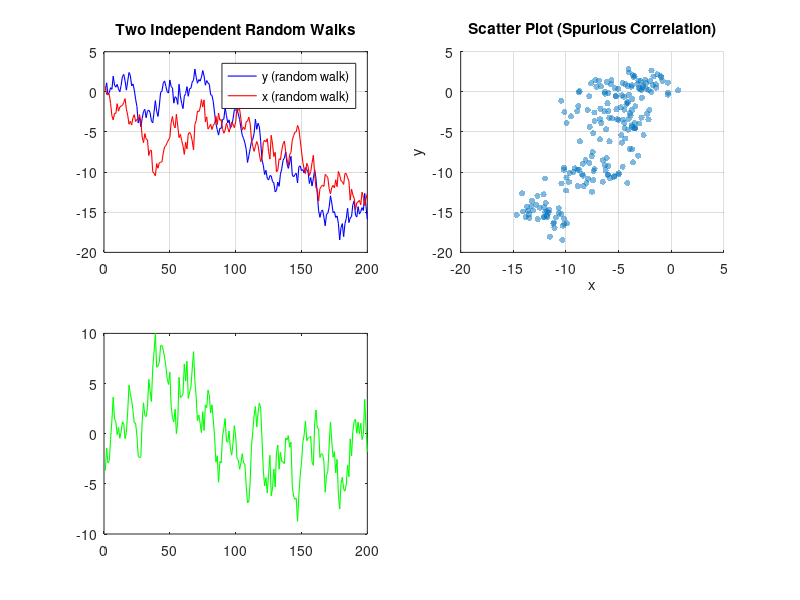

Recreate this plot in MATLAB. (Note: this script raises an error after producing the figure.)
%% Example 2: Spurious Regression and Error Correction Models
% =========================================================================
% This example demonstrates:
% 1. The spurious regression problem with independent I(1) series
% 2. Cointegration testing using Engle-Granger method
% 3. Error Correction Model estimation and interpretation
%
% Note: random draws differ from Python due to different RNG implementations.
% Required Toolboxes: Econometrics Toolbox, Statistics Toolbox
% Author: Alessia Paccagnini
% Textbook: Macroeconometrics
% =========================================================================

clear; clc; close all;

% =========================================================================
% DATA SOURCE SWITCH
% Set USE_PYTHON_DATA = true  → load ex2_data.csv (generated by Python)
%                                 Part B results match the textbook exactly
% Set USE_PYTHON_DATA = false → simulate data in MATLAB (rng(456))
%                                 results follow same DGP but differ numerically
% Note: Part A (spurious regression) always uses MATLAB RNG — exact numbers
%       don't matter there since any two independent random walks make the point.
% =========================================================================
USE_PYTHON_DATA = true;   % <-- CHANGE THIS FLAG

n = 200;

fprintf('======================================================================\n');
fprintf('EXAMPLE 2: SPURIOUS REGRESSION AND ERROR CORRECTION MODELS\n');
fprintf('======================================================================\n');

%% Part A: SPURIOUS REGRESSION
% =========================================================================
fprintf('\n======================================================================\n');
fprintf('PART A: SPURIOUS REGRESSION PROBLEM\n');
fprintf('======================================================================\n');

% Generate two INDEPENDENT random walks
% Part A is always simulated in MATLAB - any two independent random walks
% demonstrate the spurious regression problem equally well.
rng(123);
eps1 = randn(n, 1);
eps2 = randn(n, 1);

y_spurious = cumsum(eps1);  % Random walk 1
x_spurious = cumsum(eps2);  % Random walk 2 (independent!)

fprintf('\nData Generation:\n');
fprintf('    y_t = y_{t-1} + e1_t  (Random Walk)\n');
fprintf('    x_t = x_{t-1} + e2_t  (Random Walk, INDEPENDENT of y)\n');
fprintf('    By construction, there is NO relationship between y and x!\n');

% Plot the spurious data
figure('Position', [100, 100, 1000, 700]);

subplot(2,2,1);
plot(y_spurious, 'b-', 'LineWidth', 0.8);
hold on;
plot(x_spurious, 'r-', 'LineWidth', 0.8);
title('Two Independent Random Walks', 'FontWeight', 'bold');
legend('y (random walk)', 'x (random walk)');
grid on;

subplot(2,2,2);
scatter(x_spurious, y_spurious, 20, 'filled', 'MarkerFaceAlpha', 0.5);
xlabel('x'); ylabel('y');
title('Scatter Plot (Spurious Correlation)', 'FontWeight', 'bold');
grid on;

% Run the spurious regression
X_spur = [ones(n,1), x_spurious];
[b_spur, ~, resid_spur, ~, stats_spur] = regress(y_spurious, X_spur);

% Calculate t-statistic manually
se_beta = sqrt(stats_spur(4) * inv(X_spur' * X_spur));
t_stat = b_spur(2) / se_beta(2,2);
p_val = 2 * (1 - tcdf(abs(t_stat), n-2));

% Durbin-Watson statistic
dw = sum(diff(resid_spur).^2) / sum(resid_spur.^2);

fprintf('\n--------------------------------------------------\n');
fprintf('SPURIOUS REGRESSION: y_t = a + b*x_t + u_t\n');
fprintf('--------------------------------------------------\n');
fprintf('    b coefficient: %.4f\n', b_spur(2));
fprintf('    t-statistic:   %.4f\n', t_stat);
fprintf('    p-value:       %.6f\n', p_val);
fprintf('    R-squared:     %.4f\n', stats_spur(1));
fprintf('    Durbin-Watson: %.4f\n', dw);

fprintf('\n    WARNING: The regression appears highly significant!\n');
fprintf('    But we KNOW y and x are independent by construction!\n');
fprintf('    This is the SPURIOUS REGRESSION problem.\n');

% Granger-Newbold rule of thumb
fprintf('\n    Granger-Newbold rule: R^2 > DW suggests spurious regression\n');
fprintf('    R^2 = %.3f, DW = %.3f -> ', stats_spur(1), dw);
if stats_spur(1) > dw
    fprintf('SPURIOUS!\n');
else
    fprintf('OK\n');
end

subplot(2,2,3);
plot(resid_spur, 'g-', 'LineWidth', 0.8);
yline(0, 'k--');
title('Residuals from Spurious Regression', 'FontWeight', 'bold');
ylabel('Residuals');
grid on;

% Test residuals for unit root
[h_adf, pval_adf, stat_adf] = adftest(resid_spur);
fprintf('\n    ADF test on residuals: stat = %.3f, p-value = %.3f\n', stat_adf, pval_adf);
if h_adf == 1
    fprintf('    Residuals are stationary -> Valid regression\n');
else
    fprintf('    Residuals are NON-STATIONARY -> Spurious!\n');
end

%% Part B: COINTEGRATION
% =========================================================================
fprintf('\n======================================================================\n');
fprintf('PART B: COINTEGRATION - A GENUINE LONG-RUN RELATIONSHIP\n');
fprintf('======================================================================\n');

% Generate COINTEGRATED series (e.g., consumption and income)
beta_true  = 0.85;
alpha_true = 15;

if USE_PYTHON_DATA
    fprintf('Loading Python-generated data (ex2_data.csv)...\n');
    fprintf('Results will match the textbook exactly.\n\n');
    T = readtable('ex2_data.csv');
    income      = T.income;
    consumption = T.consumption;
else
    fprintf('Simulating cointegrated data in MATLAB (rng=456)...\n');
    fprintf('Note: numerical results differ from textbook due to different RNG.\n\n');
    rng(456);
    income_shocks = 0.5 + randn(n, 1);   % drift=0.5, sigma=1.0
    income        = 100 + cumsum(income_shocks);
    stationary_error = zeros(n, 1);
    for t = 2:n
        stationary_error(t) = 0.6 * stationary_error(t-1) + 1.5*randn(1);
    end
    consumption = alpha_true + beta_true * income + stationary_error;
end

fprintf('\nData Generation (Permanent Income Hypothesis):\n');
fprintf('    income_t = income_{t-1} + 0.5 + e_t  (Random Walk with drift)\n');
fprintf('    consumption_t = %.0f + %.2f*income_t + u_t  (Cointegrated)\n', alpha_true, beta_true);
fprintf('    where u_t = 0.6*u_{t-1} + v_t is a stationary AR(1) process\n');
fprintf('    TRUE cointegrating vector: (1, -%.2f)\n', beta_true);

subplot(2,2,4);
plot(income, 'b-', 'LineWidth', 0.8);
hold on;
plot(consumption, 'r-', 'LineWidth', 0.8);
title('Cointegrated Series (Income & Consumption)', 'FontWeight', 'bold');
legend('Income', 'Consumption');
grid on;

sgtitle('Spurious Regression vs Cointegration', 'FontSize', 14, 'FontWeight', 'bold');
saveas(gcf, 'example2_spurious_coint_matlab.png');

% Unit root tests on levels
fprintf('\n--------------------------------------------------\n');
fprintf('STEP 1: Test for Unit Roots in Levels\n');
fprintf('--------------------------------------------------\n');

[h_inc, pval_inc, stat_inc] = adftest(income);
[h_cons, pval_cons, stat_cons] = adftest(consumption);

fprintf('    Income:      ADF stat = %.3f, p-value = %.3f -> I(1)\n', stat_inc, pval_inc);
fprintf('    Consumption: ADF stat = %.3f, p-value = %.3f -> I(1)\n', stat_cons, pval_cons);

% Engle-Granger cointegration test
fprintf('\n--------------------------------------------------\n');
fprintf('STEP 2: Engle-Granger Cointegration Test\n');
fprintf('--------------------------------------------------\n');

% Step 2a: Estimate cointegrating regression
X_coint = [ones(n,1), income];
[b_coint, ~, resid_coint] = regress(consumption, X_coint);

fprintf('\nCointegrating Regression: consumption_t = a + b*income_t + z_t\n');
fprintf('    a (constant): %.4f\n', b_coint(1));
fprintf('    b (income):   %.4f (true value = %.1f)\n', b_coint(2), beta_true);

% Calculate R-squared
ss_tot = sum((consumption - mean(consumption)).^2);
ss_res = sum(resid_coint.^2);
r2_coint = 1 - ss_res/ss_tot;
fprintf('    R-squared:    %.4f\n', r2_coint);

% Step 2b: Test residuals for stationarity
[h_coint, pval_coint, stat_coint, cval_coint] = adftest(resid_coint);

fprintf('\nADF Test on Cointegrating Residuals:\n');
fprintf('    Test statistic: %.4f\n', stat_coint);
fprintf('    p-value:        %.4f\n', pval_coint);
fprintf('    Critical Value (5%%): %.2f\n', cval_coint);

fprintf('\n    Note: Use Engle-Granger critical values (more stringent):\n');
fprintf('    For 2 variables: 1%%: -3.90, 5%%: -3.34, 10%%: -3.04\n');

if stat_coint < -3.34
    fprintf('\n    CONCLUSION: Residuals are stationary -> Series are COINTEGRATED\n');
else
    fprintf('\n    CONCLUSION: Cannot reject unit root -> No cointegration\n');
end

%% Part C: ERROR CORRECTION MODEL
% =========================================================================
fprintf('\n======================================================================\n');
fprintf('PART C: ERROR CORRECTION MODEL (ECM)\n');
fprintf('======================================================================\n');

% Create ECM variables
dc = diff(consumption);           % Delta c_t
dy = diff(income);                % Delta y_t
ec_term = resid_coint(1:end-1);   % z_{t-1} = c_{t-1} - a - b*y_{t-1}

% Estimate ECM: Delta c_t = gamma + alpha*z_{t-1} + delta*Delta y_t + e_t
X_ecm = [ones(n-1, 1), ec_term, dy];
[b_ecm, ~, resid_ecm, ~, stats_ecm] = regress(dc, X_ecm);

% Calculate standard errors and t-statistics
mse_ecm = sum(resid_ecm.^2) / (n - 1 - 3);
var_b = mse_ecm * inv(X_ecm' * X_ecm);
se_ecm = sqrt(diag(var_b));
t_ecm = b_ecm ./ se_ecm;

fprintf('\nECM Specification:\n');
fprintf('    Delta c_t = gamma + alpha*(c_{t-1} - b*y_{t-1}) + delta*Delta y_t + e_t\n');
fprintf('\nEstimation Results:\n');
fprintf('------------------------------------------------------------\n');
fprintf('%-15s %10s %10s %10s\n', 'Parameter', 'Estimate', 'Std.Err', 't-stat');
fprintf('------------------------------------------------------------\n');
fprintf('%-15s %10.4f %10.4f %10.4f\n', 'Constant (g)', b_ecm(1), se_ecm(1), t_ecm(1));
fprintf('%-15s %10.4f %10.4f %10.4f\n', 'EC term (a)', b_ecm(2), se_ecm(2), t_ecm(2));
fprintf('%-15s %10.4f %10.4f %10.4f\n', 'Delta y (d)', b_ecm(3), se_ecm(3), t_ecm(3));
fprintf('------------------------------------------------------------\n');

alpha_ec = b_ecm(2);
fprintf('\n    Error Correction Coefficient (alpha): %.4f\n', alpha_ec);
fprintf('    Standard Error: %.4f\n', se_ecm(2));
fprintf('    t-statistic: %.4f\n', t_ecm(2));

if alpha_ec < 0
    fprintf('\n    alpha < 0: System corrects toward equilibrium\n');
    half_life = log(0.5) / log(1 + alpha_ec);
    fprintf('    Speed of adjustment: %.1f%% of disequilibrium corrected per period\n', abs(alpha_ec)*100);
    fprintf('    Half-life of adjustment: %.1f periods\n', half_life);
else
    fprintf('\n    alpha > 0: System is explosive (should not happen with cointegration)\n');
end

fprintf('\n    Short-run effect of income (delta): %.4f\n', b_ecm(3));
fprintf('    Long-run effect of income (beta): %.4f\n', b_coint(2));

% Diagnostic plots for ECM
figure('Position', [100, 100, 900, 700]);

subplot(2,2,1);
plot(resid_coint, 'b-', 'LineWidth', 0.8);
yline(0, 'r--', 'LineWidth', 1);
title('Equilibrium Error (z_t = c_t - a - b*y_t)', 'FontWeight', 'bold');
ylabel('Deviation from equilibrium');
grid on;

subplot(2,2,2);
plot(resid_ecm, 'g-', 'LineWidth', 0.8);
yline(0, 'r--', 'LineWidth', 1);
title('ECM Residuals', 'FontWeight', 'bold');
grid on;

subplot(2,2,3);
fitted_ecm = X_ecm * b_ecm;
plot(dc, 'b-', 'LineWidth', 0.8);
hold on;
plot(fitted_ecm, 'r--', 'LineWidth', 0.8);
title('Actual vs Fitted Values', 'FontWeight', 'bold');
legend('Actual \Delta c', 'Fitted');
grid on;

subplot(2,2,4);
scatter(ec_term, dc, 20, 'filled', 'MarkerFaceAlpha', 0.5);
hold on;
xline(0, 'k--', 'Alpha', 0.5);
yline(0, 'k--', 'Alpha', 0.5);
% Add regression line
z_range = linspace(min(ec_term), max(ec_term), 100);
plot(z_range, alpha_ec * z_range + b_ecm(1), 'r-', 'LineWidth', 2);
xlabel('Equilibrium Error (z_{t-1})');
ylabel('\Delta c_t');
title('Error Correction Mechanism', 'FontWeight', 'bold');
legend('Data', '', '', sprintf('\\alpha = %.3f', alpha_ec), 'Location', 'best');
grid on;

sgtitle('Error Correction Model Diagnostics', 'FontSize', 14, 'FontWeight', 'bold');
saveas(gcf, 'example2_ecm_matlab.png');

%% Summary
fprintf('\n======================================================================\n');
fprintf('SUMMARY\n');
fprintf('======================================================================\n');
fprintf('\n1. SPURIOUS REGRESSION: Independent I(1) series can produce highly\n');
fprintf('   significant but meaningless regression results. Always test for\n');
fprintf('   unit roots and cointegration!\n\n');
fprintf('2. COINTEGRATION: When I(1) series share a common stochastic trend,\n');
fprintf('   their linear combination is stationary. This implies a genuine\n');
fprintf('   long-run equilibrium relationship.\n\n');
fprintf('3. ERROR CORRECTION MODEL: Cointegrated variables adjust toward their\n');
fprintf('   long-run equilibrium. The ECM captures both:\n');
fprintf('   - Short-run dynamics (Delta y effect)\n');
fprintf('   - Long-run equilibrium adjustment (error correction term)\n\n');
fprintf('   The speed of adjustment coefficient (alpha < 0) tells us how quickly\n');
fprintf('   deviations from equilibrium are corrected.\n');
fprintf('======================================================================\n');
